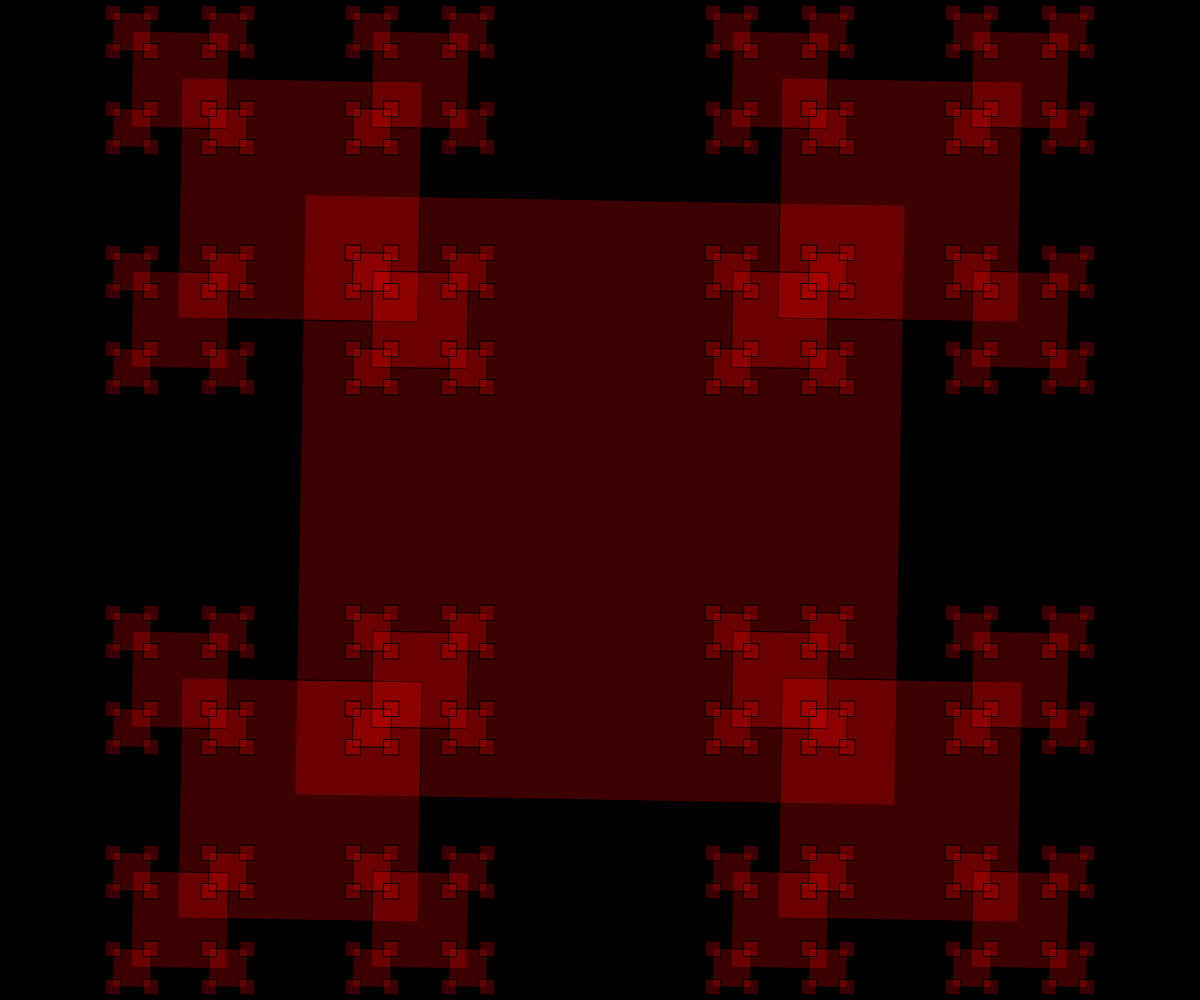
Frame 1 (no input)
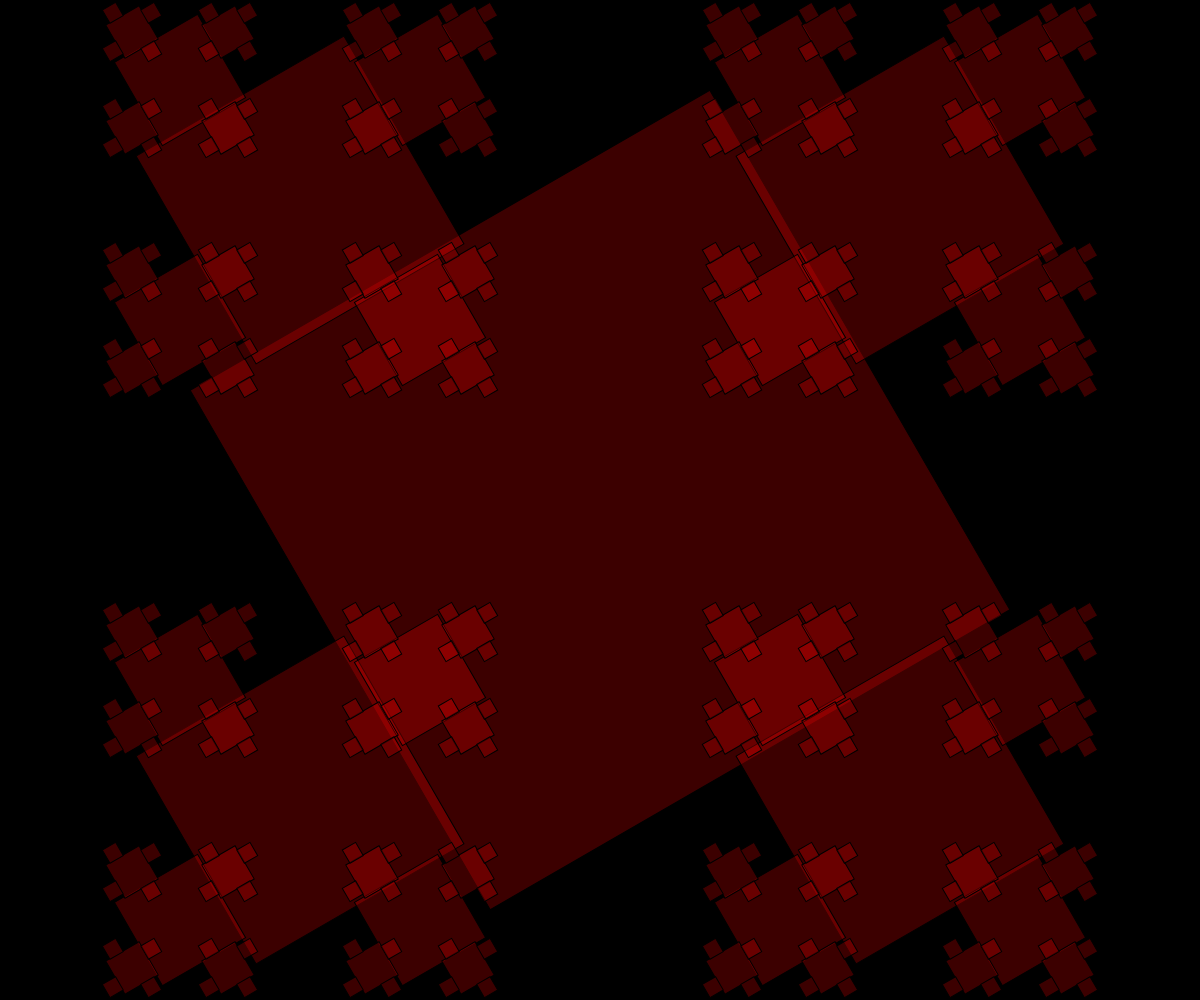
Frame 60 (no input)
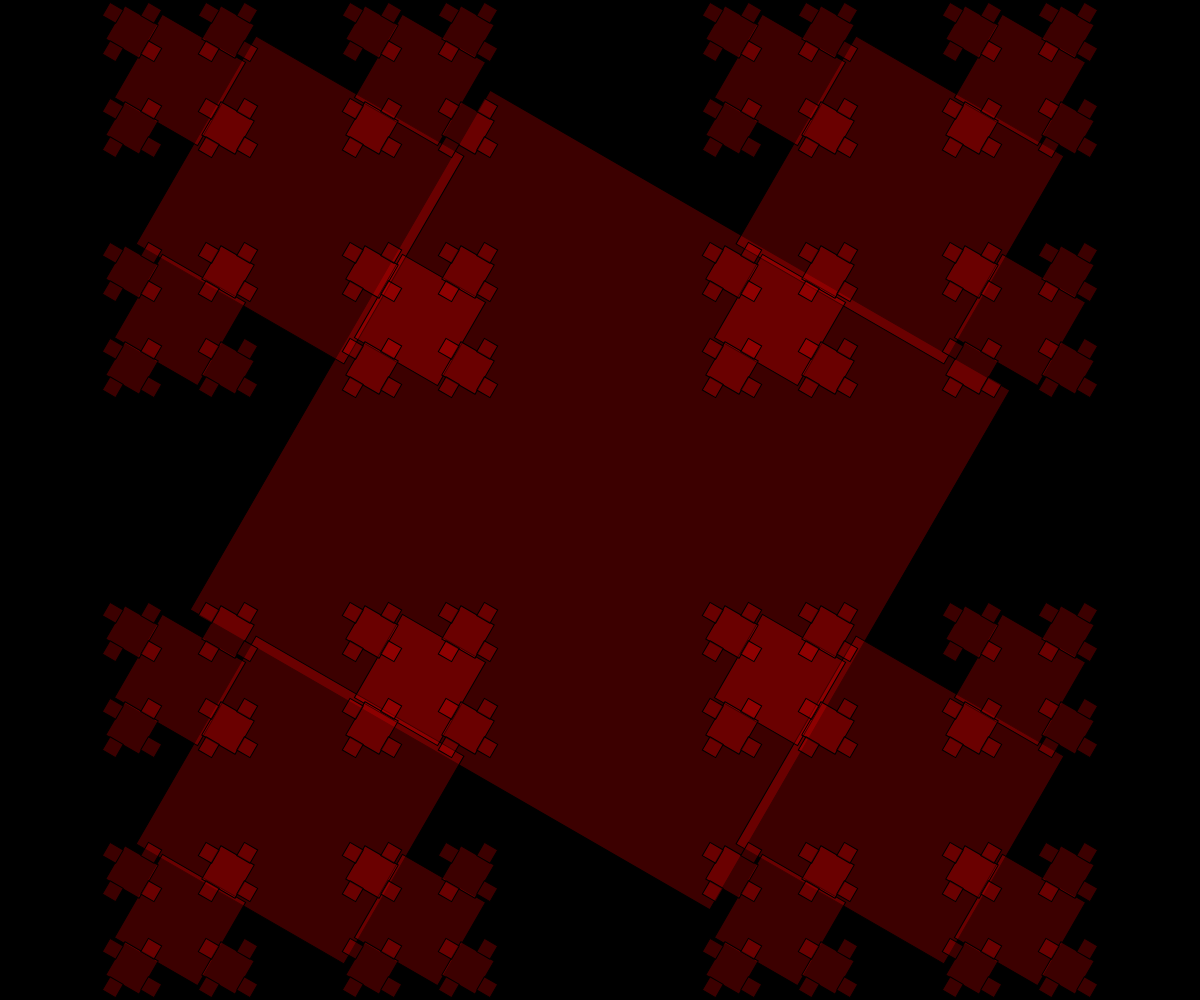
Frame 120 (the mouse pressed at the canvas centre since frame 60)

The p5.js sketch that drew these frames (run headless with seeded random() and noise() and a simulated clock; from frame 60 on, the mouse is pressed at the canvas centre):

// p5.js sketch
// ── sketch.js
// Project Title
// Your Name
// Date
//
// Extra for Experts:
// - describe what you did to take this project "above and beyond"


function setup() {
  createCanvas(windowWidth, windowHeight);
}

function centerCircle(x, y, d){
  // recursively draw concentric circles
  // base case... implicit
  if(d > 10){
    //recursive case
    circle(x,y,d);
    centerCircle(x,y,d * 0.9);
  }

  //if we skip the recursive case, we
  // unravel one level....base case
  
}

function circleFractal(x,y,d){
  //this better be good
  if(d > 2){
    circle(x,y,d);
    circleFractal(x - d/2, y, d/2)
    circleFractal(x + d/2,y, d/2);
    circleFractal(x,y + d/2, d/2);
    circleFractal(x,y - d/2, d/2);

   
  }
  //base case is implicit
}


function setFill(x,y,s){
  if(dist(mouseX, mouseY, x,y)< s/2){
    strokeWeight(5);
  }
  else{
    strokeWeight(1);
  }
}

function luckySquares(x,y,s){
  if(s>10){
    push();
    translate(x,y);
    rotate(radians(frameCount));
    fill(255,0,0,60);
    square(0,0,s);
    pop();
    
    
    luckySquares(x-s/2,y-s/2, s*0.4);
    luckySquares(x-s/2,y+s/2, s*0.4);
    luckySquares(x+s/2,y-s/2, s*0.4);
    luckySquares(x+s/2,y+s/2, s*0.4);
  }
}

function draw() {
  rectMode(CENTER);
  noFill();
  background(0);
  stroke(0);
  //circleFractal(width/2, height/2, width/2);
  luckySquares(width/2, height/2, width/2)
  //centerCircle(width/2, height/2, width);
  //setFill(width/2,height/2,width/2)
}
